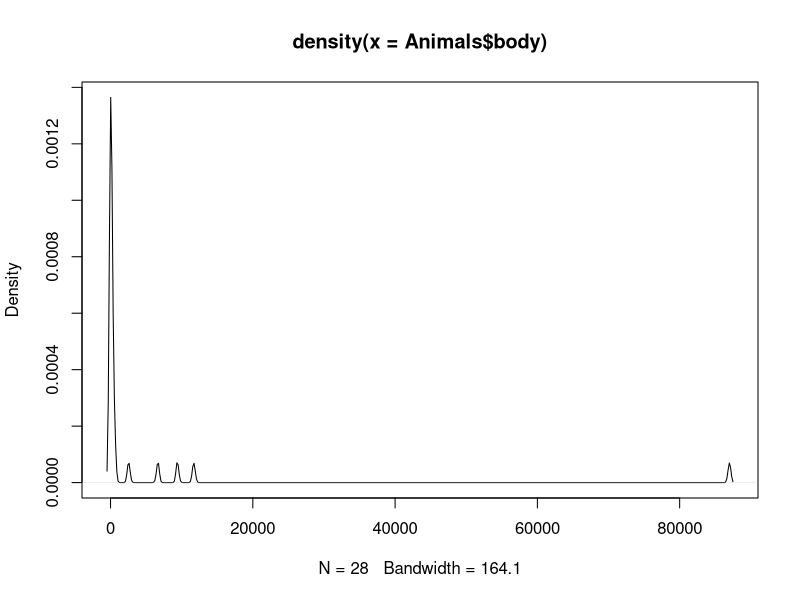
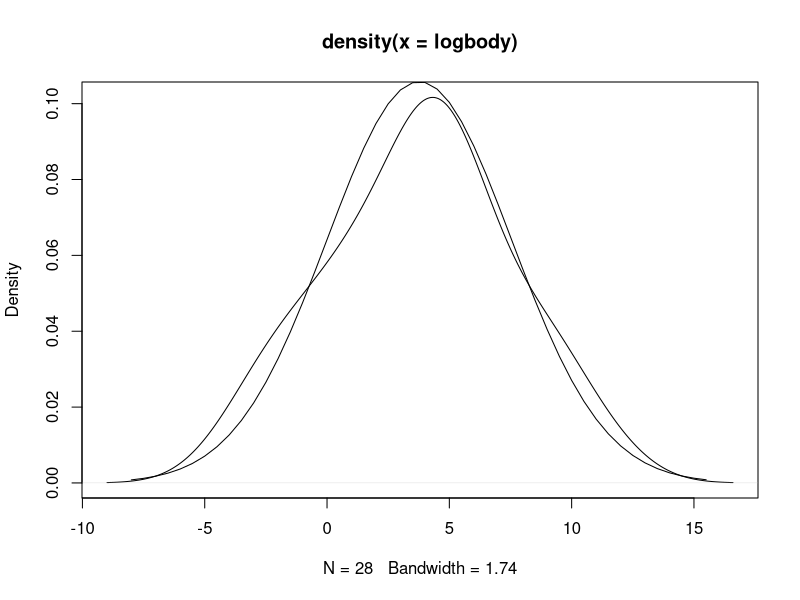

Recreate these plots in R, in order.
#2. Data whose distribution is close to lognormal are common. Size measurements of bio-
#logical organisms often have this character. As an example, consider the measurements of
#body weight (body),in the data frame Animals (MASS). Begin by drawing a histogram of
#the untransformed values,and overlaying a density curve. Then
#(a) Draw an estimated density curve for the logarithms of the values.

library(MASS)
plot(density(Animals$body))
logbody <- log(Animals$body)
plot(density(logbody))

#(b) Determine the mean and standard deviation of log(Animals$body). 
#Overlay the estimated density with the theoretical density for a normal distribution with the mean and standard deviation just obtained.

av <- mean(logbody)
sdev <- sd(logbody)
xval <- pretty(c(av - 3 * sdev, av + 3 * sdev), 50)
lines(xval, dnorm(xval, mean = av, sd = sdev))
